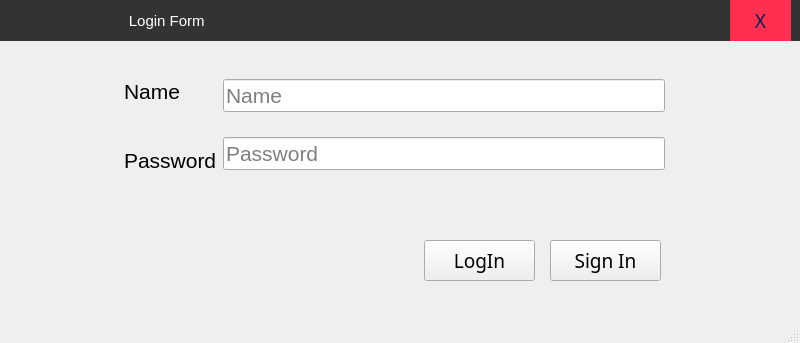
<?xml version="1.0" encoding="UTF-8"?>
<ui version="4.0">
 <class>MainWindow</class>
 <widget class="QMainWindow" name="MainWindow">
  <property name="geometry">
   <rect>
    <x>0</x>
    <y>0</y>
    <width>800</width>
    <height>343</height>
   </rect>
  </property>
  <property name="windowTitle">
   <string>MainWindow</string>
  </property>
  <widget class="QWidget" name="centralwidget">
   <widget class="QPushButton" name="pushButton">
    <property name="geometry">
     <rect>
      <x>550</x>
      <y>240</y>
      <width>111</width>
      <height>41</height>
     </rect>
    </property>
    <property name="font">
     <font>
      <family>Mongolian Baiti</family>
      <pointsize>14</pointsize>
     </font>
    </property>
    <property name="text">
     <string>Sign In</string>
    </property>
   </widget>
   <widget class="QWidget" name="layoutWidget">
    <property name="geometry">
     <rect>
      <x>124</x>
      <y>60</y>
      <width>541</width>
      <height>131</height>
     </rect>
    </property>
    <layout class="QHBoxLayout" name="horizontalLayout_3">
     <item>
      <layout class="QVBoxLayout" name="verticalLayout_5">
       <item>
        <widget class="QLabel" name="nameLabel">
         <property name="font">
          <font>
           <family>Arial</family>
           <pointsize>16</pointsize>
          </font>
         </property>
         <property name="text">
          <string>Name</string>
         </property>
        </widget>
       </item>
       <item>
        <widget class="QLabel" name="label_6">
         <property name="font">
          <font>
           <family>Arial</family>
           <pointsize>16</pointsize>
          </font>
         </property>
         <property name="text">
          <string>Password</string>
         </property>
        </widget>
       </item>
      </layout>
     </item>
     <item>
      <layout class="QVBoxLayout" name="verticalLayout_6">
       <item>
        <widget class="QLineEdit" name="nameTextBox">
         <property name="font">
          <font>
           <pointsize>16</pointsize>
          </font>
         </property>
         <property name="echoMode">
          <enum>QLineEdit::Normal</enum>
         </property>
         <property name="placeholderText">
          <string>Name</string>
         </property>
        </widget>
       </item>
       <item>
        <widget class="QLineEdit" name="pwTextBox">
         <property name="font">
          <font>
           <pointsize>16</pointsize>
          </font>
         </property>
         <property name="echoMode">
          <enum>QLineEdit::Password</enum>
         </property>
         <property name="placeholderText">
          <string>Password</string>
         </property>
        </widget>
       </item>
      </layout>
     </item>
    </layout>
   </widget>
   <widget class="QLabel" name="label_7">
    <property name="geometry">
     <rect>
      <x>0</x>
      <y>0</y>
      <width>801</width>
      <height>41</height>
     </rect>
    </property>
    <property name="styleSheet">
     <string notr="true">#label_7{
font-size:15px;
background-color:#333;
color:#fff;
font-family:arial;
text-align:center;
}</string>
    </property>
    <property name="text">
     <string>                               Login Form</string>
    </property>
   </widget>
   <widget class="QPushButton" name="pushButton_2">
    <property name="geometry">
     <rect>
      <x>424</x>
      <y>240</y>
      <width>111</width>
      <height>41</height>
     </rect>
    </property>
    <property name="font">
     <font>
      <family>Mongolian Baiti</family>
      <pointsize>14</pointsize>
     </font>
    </property>
    <property name="text">
     <string>LogIn</string>
    </property>
   </widget>
   <widget class="QPushButton" name="pushButton_7">
    <property name="geometry">
     <rect>
      <x>730</x>
      <y>0</y>
      <width>61</width>
      <height>41</height>
     </rect>
    </property>
    <property name="font">
     <font>
      <family>Mongolian Baiti</family>
      <pointsize>14</pointsize>
     </font>
    </property>
    <property name="styleSheet">
     <string notr="true">
#pushButton_7{
 color:#002651;
 background-color:#ff304f;
border-radius:50px;
}

 
</string>
    </property>
    <property name="text">
     <string>X</string>
    </property>
   </widget>
  </widget>
  <widget class="QMenuBar" name="menubar">
   <property name="geometry">
    <rect>
     <x>0</x>
     <y>0</y>
     <width>800</width>
     <height>21</height>
    </rect>
   </property>
  </widget>
  <widget class="QStatusBar" name="statusbar"/>
 </widget>
 <resources/>
 <connections/>
</ui>
